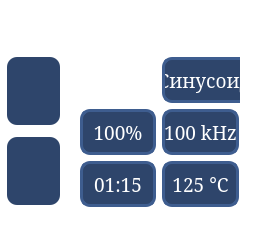
    <widget class="QWidget" name="launch_page">
     <property name="styleSheet">
      <string notr="true">background-color: rgba(0,0,0,0)</string>
     </property>
     <widget class="QFrame" name="launch_frame">
      <property name="geometry">
       <rect>
        <x>-10</x>
        <y>0</y>
        <width>251</width>
        <height>208</height>
       </rect>
      </property>
      <property name="minimumSize">
       <size>
        <width>251</width>
        <height>208</height>
       </size>
      </property>
      <property name="maximumSize">
       <size>
        <width>251</width>
        <height>208</height>
       </size>
      </property>
      <property name="styleSheet">
       <string notr="true">background-color: rgba(0,0,0,0)</string>
      </property>
      <property name="frameShape">
       <enum>QFrame::StyledPanel</enum>
      </property>
      <property name="frameShadow">
       <enum>QFrame::Raised</enum>
      </property>
      <layout class="QVBoxLayout" name="verticalLayout">
       <item>
        <widget class="QLabel" name="launch_frame_label">
         <property name="sizePolicy">
          <sizepolicy hsizetype="Preferred" vsizetype="Preferred">
           <horstretch>0</horstretch>
           <verstretch>1</verstretch>
          </sizepolicy>
         </property>
         <property name="minimumSize">
          <size>
           <width>0</width>
           <height>0</height>
          </size>
         </property>
         <property name="maximumSize">
          <size>
           <width>16777215</width>
           <height>33</height>
          </size>
         </property>
         <property name="font">
          <font>
           <family>MS Serif</family>
           <pointsize>16</pointsize>
          </font>
         </property>
         <property name="styleSheet">
          <string notr="true">QLabel{
	background-color: rgba(255, 255, 255, 0);
	
	color: rgb(255, 255, 255);
}</string>
         </property>
         <property name="text">
          <string>Выбранные параметры</string>
         </property>
         <property name="alignment">
          <set>Qt::AlignHCenter|Qt::AlignTop</set>
         </property>
        </widget>
       </item>
       <item>
        <widget class="QFrame" name="parameters_frame">
         <property name="minimumSize">
          <size>
           <width>241</width>
           <height>161</height>
          </size>
         </property>
         <property name="styleSheet">
          <string notr="true">background-color: rgba(0,0,0,0)</string>
         </property>
         <property name="frameShape">
          <enum>QFrame::StyledPanel</enum>
         </property>
         <property name="frameShadow">
          <enum>QFrame::Raised</enum>
         </property>
         <layout class="QHBoxLayout" name="horizontalLayout">
          <property name="spacing">
           <number>12</number>
          </property>
          <property name="leftMargin">
           <number>5</number>
          </property>
          <property name="rightMargin">
           <number>0</number>
          </property>
          <property name="bottomMargin">
           <number>0</number>
          </property>
          <item>
           <widget class="QFrame" name="parameter_file_buttons_frame">
            <property name="minimumSize">
             <size>
              <width>61</width>
              <height>0</height>
             </size>
            </property>
            <property name="maximumSize">
             <size>
              <width>198198</width>
              <height>16777215</height>
             </size>
            </property>
            <property name="layoutDirection">
             <enum>Qt::LeftToRight</enum>
            </property>
            <property name="styleSheet">
             <string notr="true">background-color: rgba(0,0,0,0)</string>
            </property>
            <property name="frameShape">
             <enum>QFrame::StyledPanel</enum>
            </property>
            <property name="frameShadow">
             <enum>QFrame::Raised</enum>
            </property>
            <layout class="QVBoxLayout" name="verticalLayout_11">
             <property name="spacing">
              <number>12</number>
             </property>
             <property name="leftMargin">
              <number>0</number>
             </property>
             <property name="topMargin">
              <number>0</number>
             </property>
             <property name="rightMargin">
              <number>6</number>
             </property>
             <property name="bottomMargin">
              <number>0</number>
             </property>
             <item>
              <widget class="QPushButton" name="load_parameter_file_button">
               <property name="sizePolicy">
                <sizepolicy hsizetype="Ignored" vsizetype="Ignored">
                 <horstretch>0</horstretch>
                 <verstretch>0</verstretch>
                </sizepolicy>
               </property>
               <property name="minimumSize">
                <size>
                 <width>0</width>
                 <height>0</height>
                </size>
               </property>
               <property name="maximumSize">
                <size>
                 <width>198884</width>
                 <height>16777215</height>
                </size>
               </property>
               <property name="layoutDirection">
                <enum>Qt::LeftToRight</enum>
               </property>
               <property name="styleSheet">
                <string notr="true">QPushButton {
	background-color: rgb(46, 69, 107);
	border: none;
	border-radius: 10px;
	color: white
}
QPushButton:pressed{
	background-color: rgb(62, 93, 143);
}</string>
               </property>
               <property name="text">
                <string/>
               </property>
               <property name="icon">
                <iconset>
                 <normaloff>../../../GUI/Final_Images/load_icon.png</normaloff>../../../GUI/Final_Images/load_icon.png</iconset>
               </property>
               <property name="iconSize">
                <size>
                 <width>35</width>
                 <height>35</height>
                </size>
               </property>
               <property name="checked">
                <bool>false</bool>
               </property>
              </widget>
             </item>
             <item>
              <widget class="QPushButton" name="save_parameter_file_button">
               <property name="sizePolicy">
                <sizepolicy hsizetype="Ignored" vsizetype="Ignored">
                 <horstretch>0</horstretch>
                 <verstretch>0</verstretch>
                </sizepolicy>
               </property>
               <property name="minimumSize">
                <size>
                 <width>0</width>
                 <height>0</height>
                </size>
               </property>
               <property name="layoutDirection">
                <enum>Qt::LeftToRight</enum>
               </property>
               <property name="styleSheet">
                <string notr="true">QPushButton {
	background-color: rgb(46, 69, 107);
	border: none;
	border-radius: 10px;
	color: white
}
QPushButton:pressed{
	background-color: rgb(62, 93, 143);
}</string>
               </property>
               <property name="text">
                <string/>
               </property>
               <property name="icon">
                <iconset>
                 <normaloff>../../../GUI/Final_Images/save_icon.png</normaloff>../../../GUI/Final_Images/save_icon.png</iconset>
               </property>
               <property name="iconSize">
                <size>
                 <width>39</width>
                 <height>35</height>
                </size>
               </property>
               <property name="checked">
                <bool>false</bool>
               </property>
              </widget>
             </item>
            </layout>
           </widget>
          </item>
          <item>
           <widget class="QFrame" name="launch_info_frame">
            <property name="minimumSize">
             <size>
              <width>0</width>
              <height>161</height>
             </size>
            </property>
            <property name="styleSheet">
             <string notr="true">background-color: rgba(0,0,0,0)</string>
            </property>
            <property name="frameShape">
             <enum>QFrame::StyledPanel</enum>
            </property>
            <property name="frameShadow">
             <enum>QFrame::Raised</enum>
            </property>
            <layout class="QGridLayout" name="gridLayout_9">
             <property name="leftMargin">
              <number>0</number>
             </property>
             <property name="topMargin">
              <number>0</number>
             </property>
             <property name="rightMargin">
              <number>0</number>
             </property>
             <property name="bottomMargin">
              <number>9</number>
             </property>
             <item row="1" column="3">
              <widget class="QLabel" name="signal_chosen_label">
               <property name="minimumSize">
                <size>
                 <width>160</width>
                 <height>0</height>
                </size>
               </property>
               <property name="font">
                <font>
                 <family>MS Serif</family>
                 <pointsize>14</pointsize>
                </font>
               </property>
               <property name="styleSheet">
                <string notr="true">QLabel{
	color: white;
	background-color: rgb(46, 69, 107);
	border: 3px solid rgb(62, 93, 143);
	border-radius: 10px 
}
</string>
               </property>
               <property name="text">
                <string>Синусоидальный</string>
               </property>
               <property name="alignment">
                <set>Qt::AlignCenter</set>
               </property>
              </widget>
             </item>
             <item row="3" column="0">
              <widget class="QLabel" name="timer_chosen_label">
               <property name="minimumSize">
                <size>
                 <width>76</width>
                 <height>0</height>
                </size>
               </property>
               <property name="font">
                <font>
                 <family>MS Serif</family>
                 <pointsize>14</pointsize>
                </font>
               </property>
               <property name="styleSheet">
                <string notr="true">QLabel{
	color: white;
	background-color: rgb(46, 69, 107);
	border: 3px solid rgb(62, 93, 143);
	border-radius: 10px 
}
</string>
               </property>
               <property name="text">
                <string>01:15</string>
               </property>
               <property name="alignment">
                <set>Qt::AlignCenter</set>
               </property>
              </widget>
             </item>
             <item row="3" column="3">
              <widget class="QLabel" name="temperature_chosen_label">
               <property name="maximumSize">
                <size>
                 <width>1568</width>
                 <height>16777215</height>
                </size>
               </property>
               <property name="font">
                <font>
                 <family>MS Serif</family>
                 <pointsize>14</pointsize>
                </font>
               </property>
               <property name="styleSheet">
                <string notr="true">QLabel{
	color: white;
	background-color: rgb(46, 69, 107);
	border: 3px solid rgb(62, 93, 143);
	border-radius: 10px 
}
</string>
               </property>
               <property name="text">
                <string>125 °C</string>
               </property>
               <property name="alignment">
                <set>Qt::AlignCenter</set>
               </property>
              </widget>
             </item>
             <item row="2" column="3">
              <widget class="QLabel" name="frequyncy_chosen_label">
               <property name="font">
                <font>
                 <family>MS Serif</family>
                 <pointsize>14</pointsize>
                </font>
               </property>
               <property name="styleSheet">
                <string notr="true">QLabel{
	color: white;
	background-color: rgb(46, 69, 107);
	border: 3px solid rgb(62, 93, 143);
	border-radius: 10px 
}
</string>
               </property>
               <property name="text">
                <string>100 kHz</string>
               </property>
               <property name="alignment">
                <set>Qt::AlignCenter</set>
               </property>
              </widget>
             </item>
             <item row="2" column="0">
              <widget class="QLabel" name="power_chosen_label">
               <property name="font">
                <font>
                 <family>MS Serif</family>
                 <pointsize>14</pointsize>
                </font>
               </property>
               <property name="styleSheet">
                <string notr="true">QLabel{
	color: white;
	background-color: rgb(46, 69, 107);
	border: 3px solid rgb(62, 93, 143);
	border-radius: 10px 
}
</string>
               </property>
               <property name="text">
                <string>100%</string>
               </property>
               <property name="alignment">
                <set>Qt::AlignCenter</set>
               </property>
              </widget>
             </item>
            </layout>
           </widget>
          </item>
         </layout>
        </widget>
       </item>
      </layout>
     </widget>
     <widget class="QLabel" name="launch_status_label">
      <property name="geometry">
       <rect>
        <x>0</x>
        <y>200</y>
        <width>171</width>
        <height>39</height>
       </rect>
      </property>
      <property name="sizePolicy">
       <sizepolicy hsizetype="Preferred" vsizetype="Preferred">
        <horstretch>0</horstretch>
        <verstretch>1</verstretch>
       </sizepolicy>
      </property>
      <property name="minimumSize">
       <size>
        <width>0</width>
        <height>39</height>
       </size>
      </property>
      <property name="maximumSize">
       <size>
        <width>16777215</width>
        <height>33</height>
       </size>
      </property>
      <property name="font">
       <font>
        <family>MS Serif</family>
        <pointsize>16</pointsize>
       </font>
      </property>
      <property name="styleSheet">
       <string notr="true">QLabel{
	background-color: rgba(255, 255, 255, 0);
	
	color: rgb(255, 255, 255);
}</string>
      </property>
      <property name="text">
       <string/>
      </property>
      <property name="alignment">
       <set>Qt::AlignLeading|Qt::AlignLeft|Qt::AlignTop</set>
      </property>
     </widget>
    </widget>
